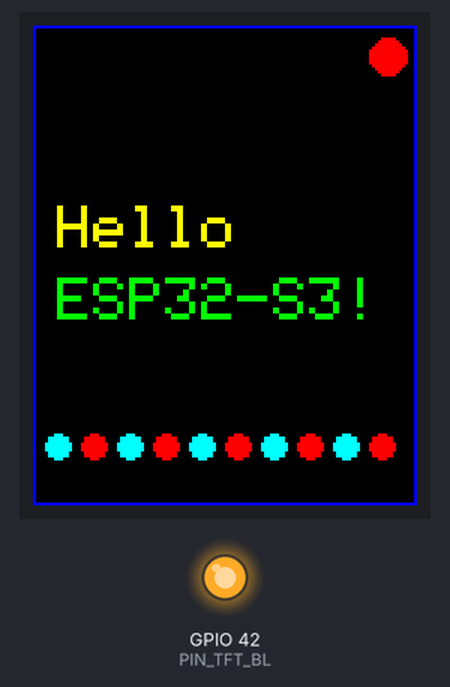
The sketch below on a simulated ESP32-S3. On the bench: 128×160 colour display, output pins drawn as LEDs (lit = HIGH).

Above: at 0.37 s.
At 0.77 s:
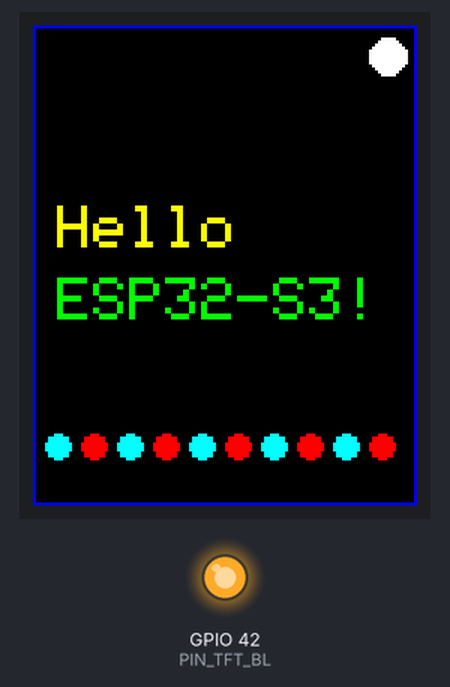

The sketch:

02-esp32-S3-display-test-display1.8.ino
```cpp
// HelloWorld ST7735 1.8" (SPI) – ESP32-S3
// Library: Adafruit GFX + Adafruit ST7735 and ST7789
// Pin mapping (sesuai tabel kamu):
// SCLK=GPIO21, MOSI=GPIO47, CS=41, DC=40, RST=45, BLK=42
//
// Catatan: Banyak modul 1.8" 128x160 = ST7735(S).
// Coba INITR_BLACKTAB dulu; jika warna/offset aneh, ganti GREENTAB/REDTAB.

#include <Arduino.h>
#include <SPI.h>
#include <Adafruit_GFX.h>
#include <Adafruit_ST7735.h>

// ---- PIN KONFIG ----
#define PIN_TFT_SCLK 21    // SCL
#define PIN_TFT_MOSI 47    // SDA / MOSI
#define PIN_TFT_MISO -1    // tidak dipakai
#define PIN_TFT_CS   41
#define PIN_TFT_DC   40
#define PIN_TFT_RST  45
#define PIN_TFT_BL   42    // backlight (HIGH = ON)

// Resolusi ST7735 1.8"
#define TFT_WIDTH   128
#define TFT_HEIGHT  160

// Pakai bus FSPI (ESP32-S3)
SPIClass spi(FSPI);

// Konstruktor ST7735 pakai SPI custom
Adafruit_ST7735 tft = Adafruit_ST7735(&spi, PIN_TFT_CS, PIN_TFT_DC, PIN_TFT_RST);

void backlightOn() {
  pinMode(PIN_TFT_BL, OUTPUT);
  digitalWrite(PIN_TFT_BL, HIGH);  // nyalakan backlight
}

void setup() {
  // Mulai SPI dengan pin custom (SCLK, MISO, MOSI, SS)
  spi.begin(PIN_TFT_SCLK, PIN_TFT_MISO, PIN_TFT_MOSI, PIN_TFT_CS);

  backlightOn();

  // Inisialisasi panel ST7735.
  // Coba salah satu: INITR_BLACKTAB (umum), atau GREENTAB/REDTAB jika warna/offset aneh.
  tft.initR(INITR_BLACKTAB);
  // (opsional) turunkan clock dulu biar stabil saat awal uji
  tft.setSPISpeed(20000000); // 20 MHz

  // Atur orientasi (0..3)
  tft.setRotation(0);

  // Layar uji
  tft.fillScreen(ST77XX_BLACK);
  tft.drawRect(0, 0, TFT_WIDTH, TFT_HEIGHT, ST77XX_BLUE);

  tft.setTextWrap(false);

  tft.setCursor(8, 60);
  tft.setTextColor(ST77XX_YELLOW);
  tft.setTextSize(2);
  tft.print("Hello");

  tft.setCursor(8, 84);
  tft.setTextColor(ST77XX_GREEN);
  tft.setTextSize(2);
  tft.print("ESP32-S3!");

  // titik demo biar kelihatan refresh
  for (int i = 0; i < 10; i++) {
    tft.fillCircle(8 + i * 12, 140, 4, (i % 2) ? ST77XX_RED : ST77XX_CYAN);
  }
}

void loop() {
  static uint16_t c = ST77XX_RED;
  static bool toggle = false;
  tft.fillCircle(118, 10, 6, c);
  c = toggle ? ST77XX_RED : ST77XX_WHITE;
  toggle = !toggle;
  delay(400);
}
```

Measured:
- what the display in image 1 shows lasts 0.4 s, from 0.6 s to 1.0 s
